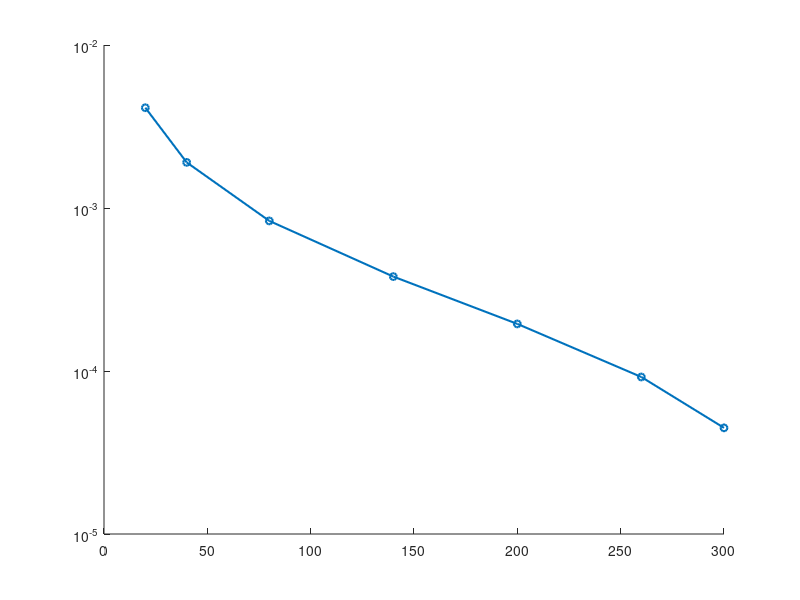

The MATLAB script that drew this image: (Note: this script raises an error after producing the figure.)
clear;
load("Neig.mat");
fig = figure('Units', 'inches','OuterPosition',[0 0 3.33 3.53]);
hold on;
semilogy1 = semilogy(Neig(1:7), abs(ErrSi8(1:7)), '-o','LineWidth',1.5,'MarkerSize',5);
semilogy1.MarkerFaceColor = [0 0.4470 0.7410];
hold on;
semilogy2 = semilogy(Neig(1:7), abs(ErrC8(1:7)),'-pentagram','LineStyle','-.','LineWidth',1.5,'MarkerSize',5);
semilogy2.MarkerFaceColor = [0.8500 0.3250 0.0980];
hold on;
semilogy3 = semilogy(Neig(1:7), abs(ErrLiH(1:7)),'-^','LineStyle',':', 'Color', '[0.4660 0.6740 0.1880]','LineWidth',1.5,'MarkerSize',5);
semilogy3.MarkerFaceColor = [0.4660 0.6740 0.1880];
set(semilogy1,'DisplayName','Si');
set(semilogy2,'DisplayName','C');
set(semilogy3,'DisplayName','LiH');
ylabel({'Error (ha/atom)'});
xlabel({'$N_r/N_e$'},'Interpreter','latex');

ax = gca;
box(ax,'on');
set(ax,'FontName','Times New Roman','FontSize',14,'YMinorTick','on',...
    'YScale','log');
xlim([20 300]);
xticks([20 80 140 200 300]);
yticks([0.00001 0.0001 0.001 0.01]);
legend1 = legend(ax,'show');
set(legend1,'FontSize',12);


set(fig, 'PaperUnits', 'inches');
set(fig, 'PaperPositionMode', 'auto');
fig_pos = get(fig, 'Position');
set(fig, 'PaperSize', fig_pos(3:4));
